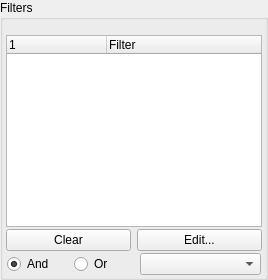
      <widget class="QGroupBox" name="categoriesGroup">
       <property name="maximumSize">
        <size>
         <width>500</width>
         <height>16777215</height>
        </size>
       </property>
       <property name="title">
        <string>Filters</string>
       </property>
       <layout class="QVBoxLayout" name="verticalLayout_10" stretch="6,0,0">
        <property name="spacing">
         <number>0</number>
        </property>
        <property name="leftMargin">
         <number>3</number>
        </property>
        <property name="topMargin">
         <number>15</number>
        </property>
        <property name="rightMargin">
         <number>3</number>
        </property>
        <property name="bottomMargin">
         <number>0</number>
        </property>
        <item>
         <widget class="QTreeWidget" name="filters">
          <property name="minimumSize">
           <size>
            <width>120</width>
            <height>0</height>
           </size>
          </property>
          <property name="contextMenuPolicy">
           <enum>Qt::NoContextMenu</enum>
          </property>
          <property name="alternatingRowColors">
           <bool>true</bool>
          </property>
          <property name="selectionMode">
           <enum>QAbstractItemView::NoSelection</enum>
          </property>
          <property name="indentation">
           <number>0</number>
          </property>
          <property name="rootIsDecorated">
           <bool>false</bool>
          </property>
          <property name="uniformRowHeights">
           <bool>true</bool>
          </property>
          <property name="allColumnsShowFocus">
           <bool>true</bool>
          </property>
          <attribute name="headerCascadingSectionResizes">
           <bool>false</bool>
          </attribute>
          <column>
           <property name="text">
            <string/>
           </property>
           <property name="toolTip">
            <string>State of the filter, can either be Disabled, Enabled or Inverted.</string>
           </property>
          </column>
          <column>
           <property name="text">
            <string notr="true">Filter</string>
           </property>
           <property name="toolTip">
            <string>Filter to apply to the modlist.</string>
           </property>
          </column>
         </widget>
        </item>
        <item>
         <widget class="QWidget" name="widget_2" native="true">
          <layout class="QHBoxLayout" name="horizontalLayout_8">
           <property name="leftMargin">
            <number>0</number>
           </property>
           <property name="topMargin">
            <number>2</number>
           </property>
           <property name="rightMargin">
            <number>0</number>
           </property>
           <property name="bottomMargin">
            <number>0</number>
           </property>
           <item>
            <widget class="QPushButton" name="filtersClear">
             <property name="text">
              <string>Clear</string>
             </property>
            </widget>
           </item>
           <item>
            <widget class="QPushButton" name="filtersEdit">
             <property name="text">
              <string>Edit...</string>
             </property>
            </widget>
           </item>
          </layout>
         </widget>
        </item>
        <item>
         <widget class="QWidget" name="widget" native="true">
          <property name="sizePolicy">
           <sizepolicy hsizetype="Preferred" vsizetype="Preferred">
            <horstretch>0</horstretch>
            <verstretch>0</verstretch>
           </sizepolicy>
          </property>
          <layout class="QHBoxLayout" name="horizontalLayout_11" stretch="1,1,2">
           <property name="leftMargin">
            <number>1</number>
           </property>
           <property name="topMargin">
            <number>2</number>
           </property>
           <property name="rightMargin">
            <number>1</number>
           </property>
           <property name="bottomMargin">
            <number>2</number>
           </property>
           <item>
            <widget class="QRadioButton" name="filtersAnd">
             <property name="toolTip">
              <string>Display mods that match all selected categories.</string>
             </property>
             <property name="text">
              <string>And</string>
             </property>
             <property name="checked">
              <bool>true</bool>
             </property>
            </widget>
           </item>
           <item>
            <widget class="QRadioButton" name="filtersOr">
             <property name="toolTip">
              <string>Display mods that match at least one of the selected categories</string>
             </property>
             <property name="text">
              <string>Or</string>
             </property>
            </widget>
           </item>
           <item>
            <widget class="QComboBox" name="filtersSeparators">
             <property name="sizePolicy">
              <sizepolicy hsizetype="Preferred" vsizetype="Fixed">
               <horstretch>0</horstretch>
               <verstretch>0</verstretch>
              </sizepolicy>
             </property>
             <property name="toolTip">
              <string>
                              Filter: only show the separators that match the current filters
                              Show: always show separators
                              Hide: never show separators
                            </string>
             </property>
            </widget>
           </item>
          </layout>
         </widget>
        </item>
       </layout>
      </widget>
